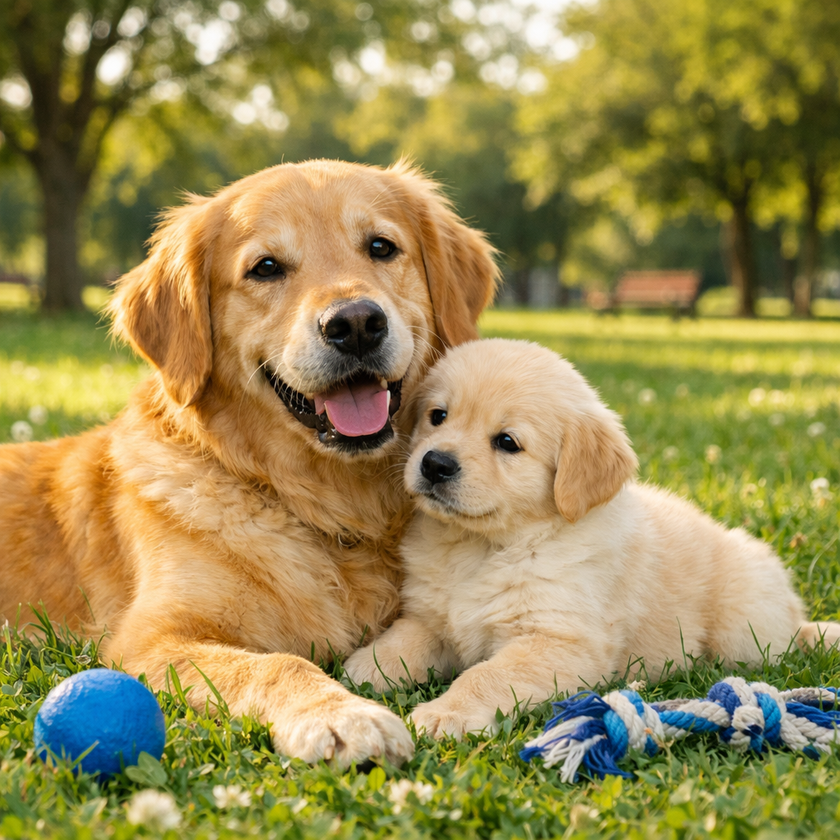
#> input picture image.png, 840 x 840 px, shrunk from 1024 x 1024 before the run
$ python practical_no_5.py   (older library calls are emulated)
#> lines starting #> are read from the running program, lines starting #| are printed output that depends on the picture

"""# **PRACTICAL NO. 5**

Aim: To apply gradient and Laplacian for image enhancement
"""

import cv2
import numpy as np
import matplotlib.pyplot as plt
from scipy import ndimage

# Load an image
image_path = "image.png"
original_imge = cv2.imread(image_path, cv2.IMREAD_GRAYSCALE)
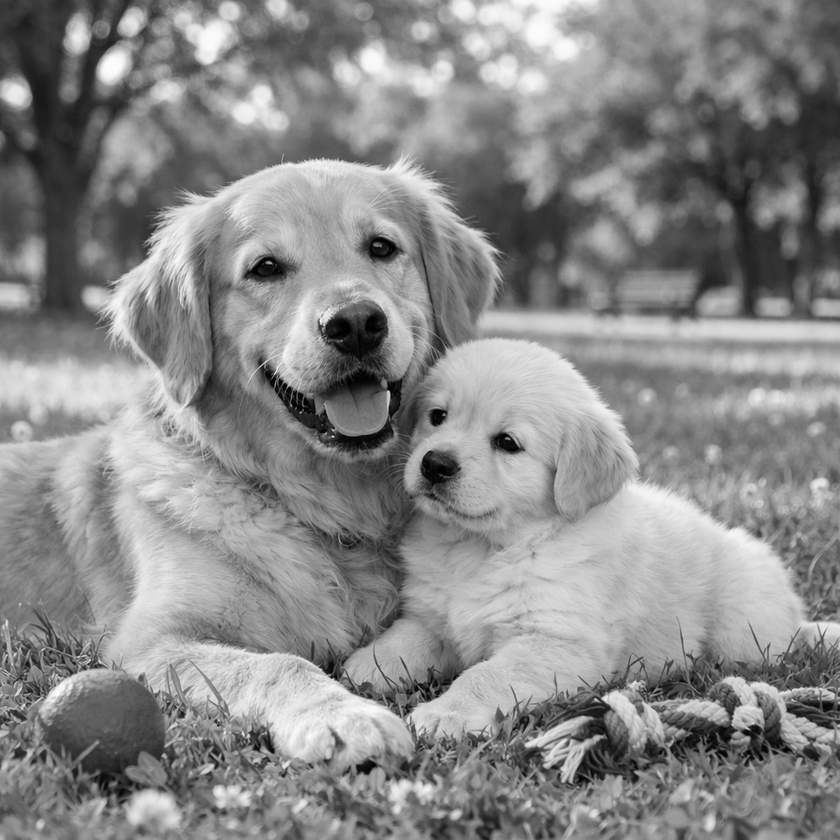
#> original_imge: shape (840, 840); min 0, max 253, mean 137.1

# Apply Gradient (Sobel) operation
gradient_x = cv2.Sobel(original_imge, cv2.CV_64F, 1, 0, ksize=3)
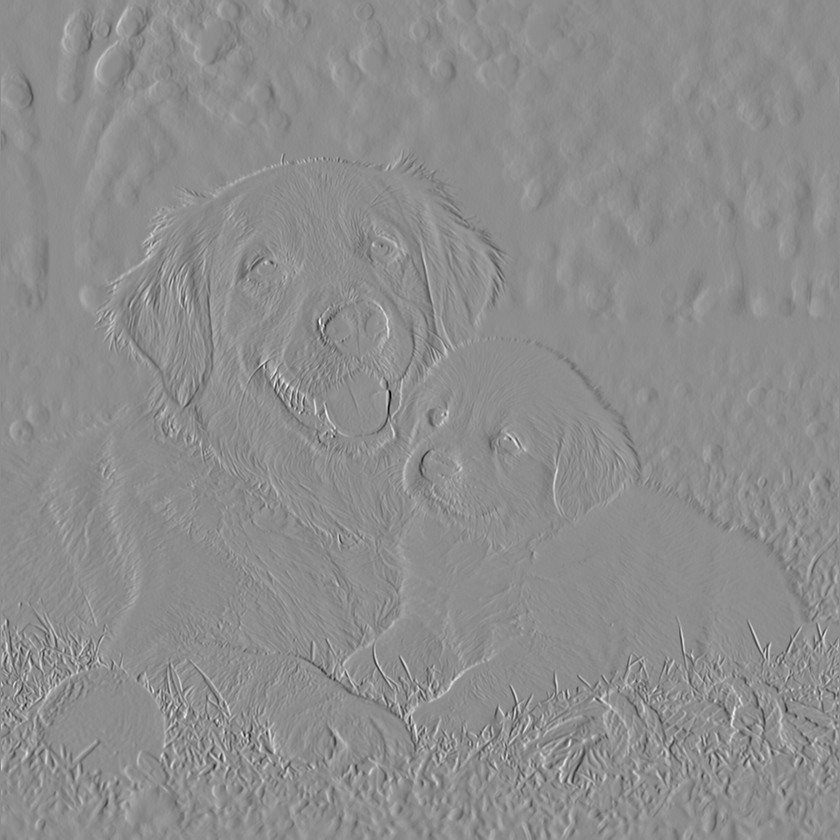
#> gradient_x: shape (840, 840) float64; min -771, max 618, mean 0; drawn with min black and max white
gradient_y = cv2.Sobel(original_imge, cv2.CV_64F, 0, 1, ksize=3)
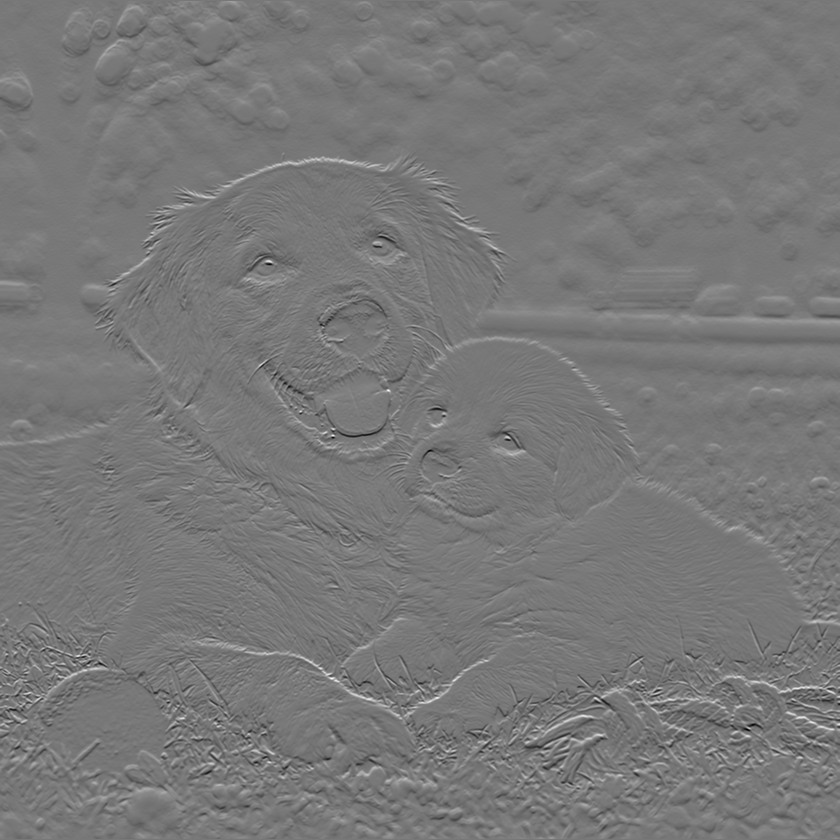
#> gradient_y: shape (840, 840) float64; min -633, max 706, mean -0.1; drawn with min black and max white

# Combine the gradients to get the magnitude and direction
gradient_magnitude = np.sqrt(gradient_x**2 + gradient_y**2)
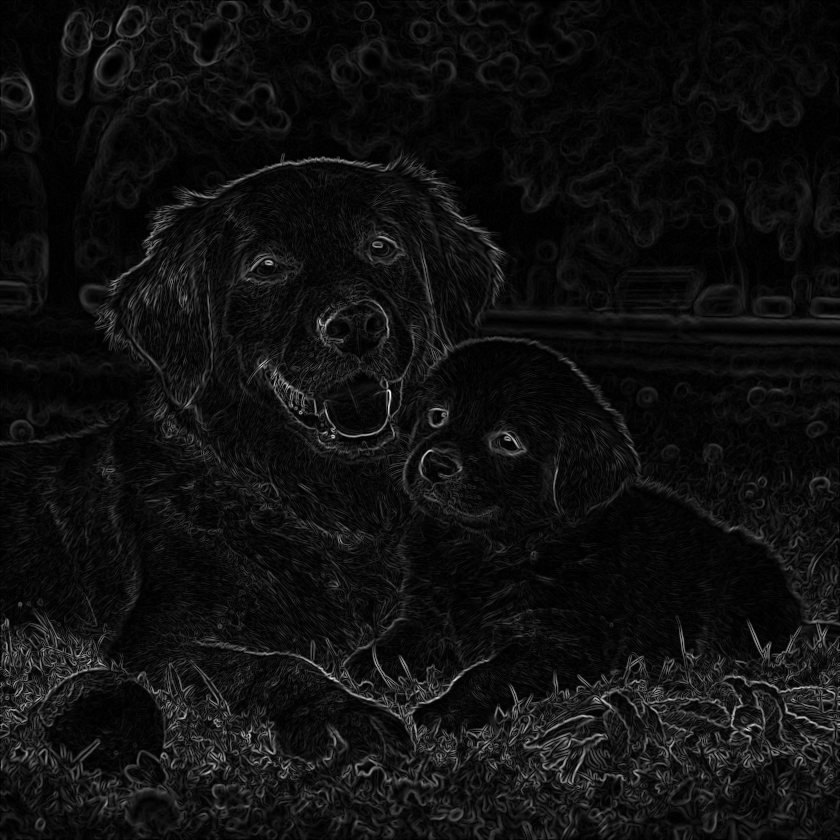
#> gradient_magnitude: shape (840, 840) float64; min 0, max 799.9, mean 51.4; drawn with min black and max white
gradient_direction = np.arctan2(gradient_y,gradient_x)
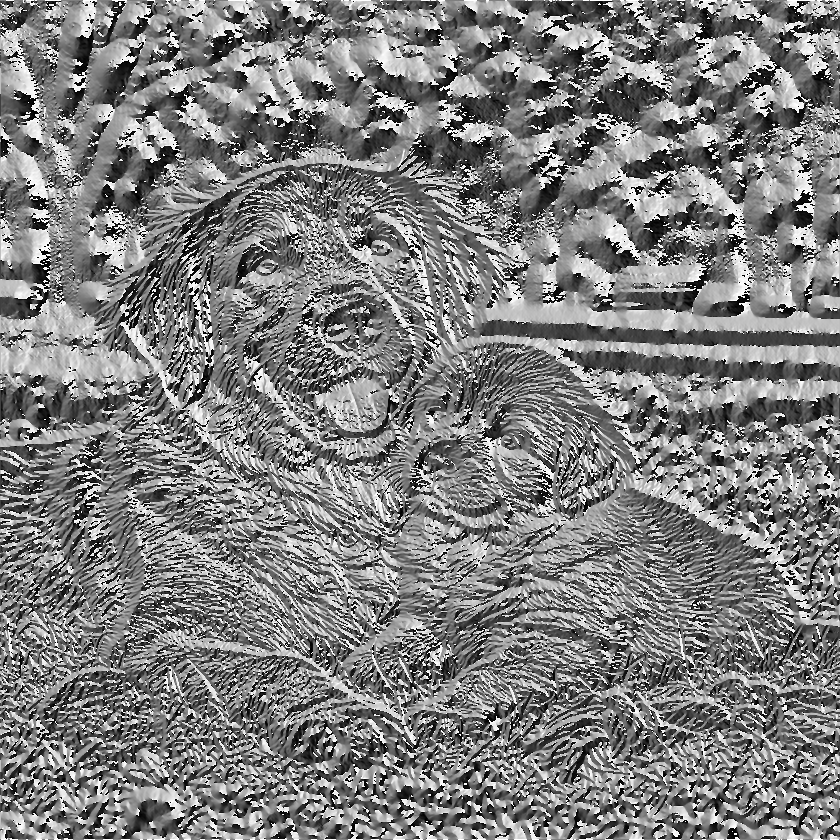
#> gradient_direction: shape (840, 840) float64; min -3.14, max 3.14, mean -0.014; drawn with min black and max white

# Laplacian
laplacian_image = cv2.Laplacian(original_imge, cv2.CV_64F)
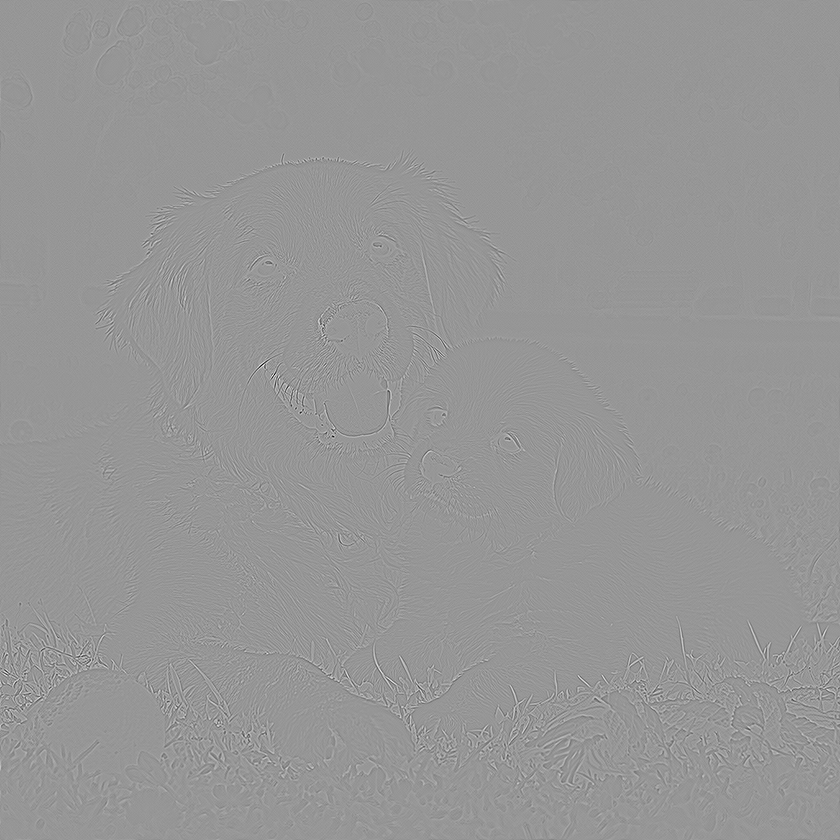
#> laplacian_image: shape (840, 840) float64; min -378, max 262, mean 0; drawn with min black and max white

# Display the results
plt.figure(figsize=(12, 8))
plt.subplot(2, 3, 1)
plt.imshow(original_imge, cmap='gray')
plt.title('Original Image')
plt.subplot(2, 3, 2)
plt.imshow(gradient_x, cmap='gray')
plt.title('Gradient X')
plt.subplot(2, 3, 3)
plt.imshow(gradient_y, cmap='gray')
plt.title('Gradient Y')
plt.subplot(2, 3, 4)
plt.imshow(gradient_magnitude, cmap='gray')
plt.title('Gradient Magnitude')
plt.subplot(2, 3, 5)
plt.imshow(gradient_direction, cmap='gray')
plt.title('Laplacian direction')
plt.subplot(2, 3, 6)
plt.imshow(laplacian_image, cmap='gray')
plt.title('Laplacian')
plt.tight_layout()
plt.show()
